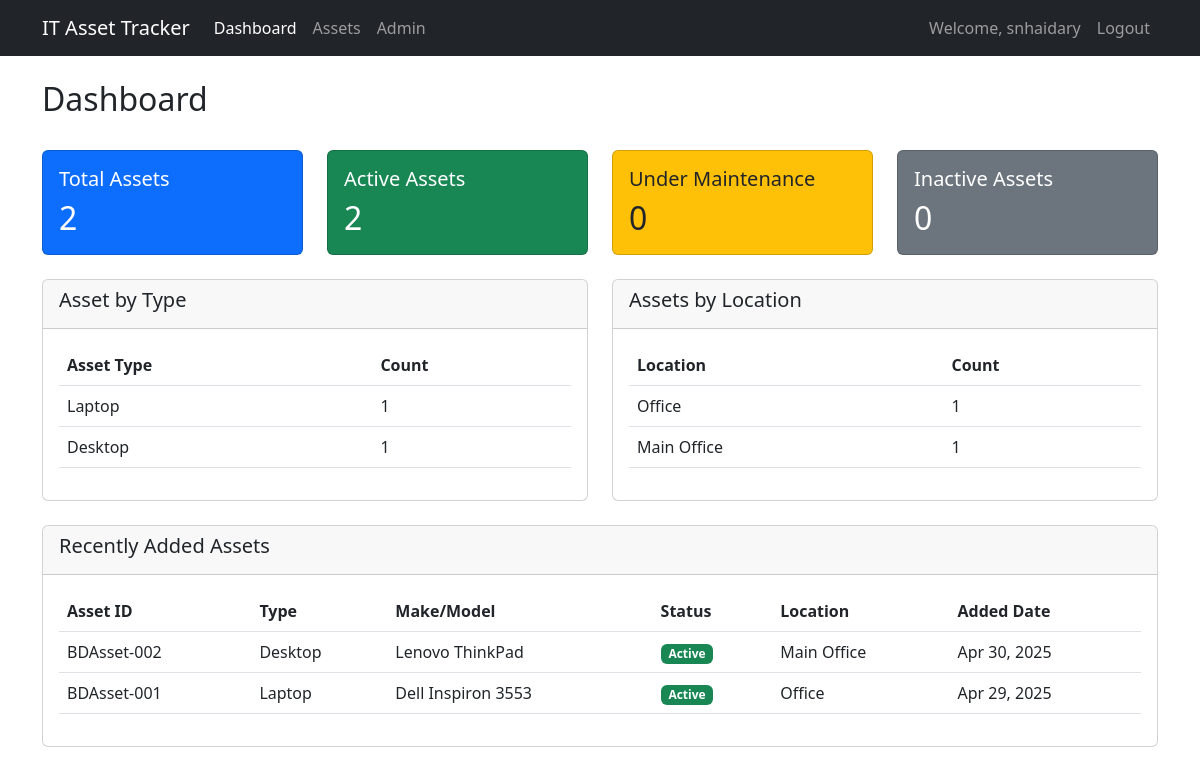
Page /dashboard/ (signed in) on the earlier database version.
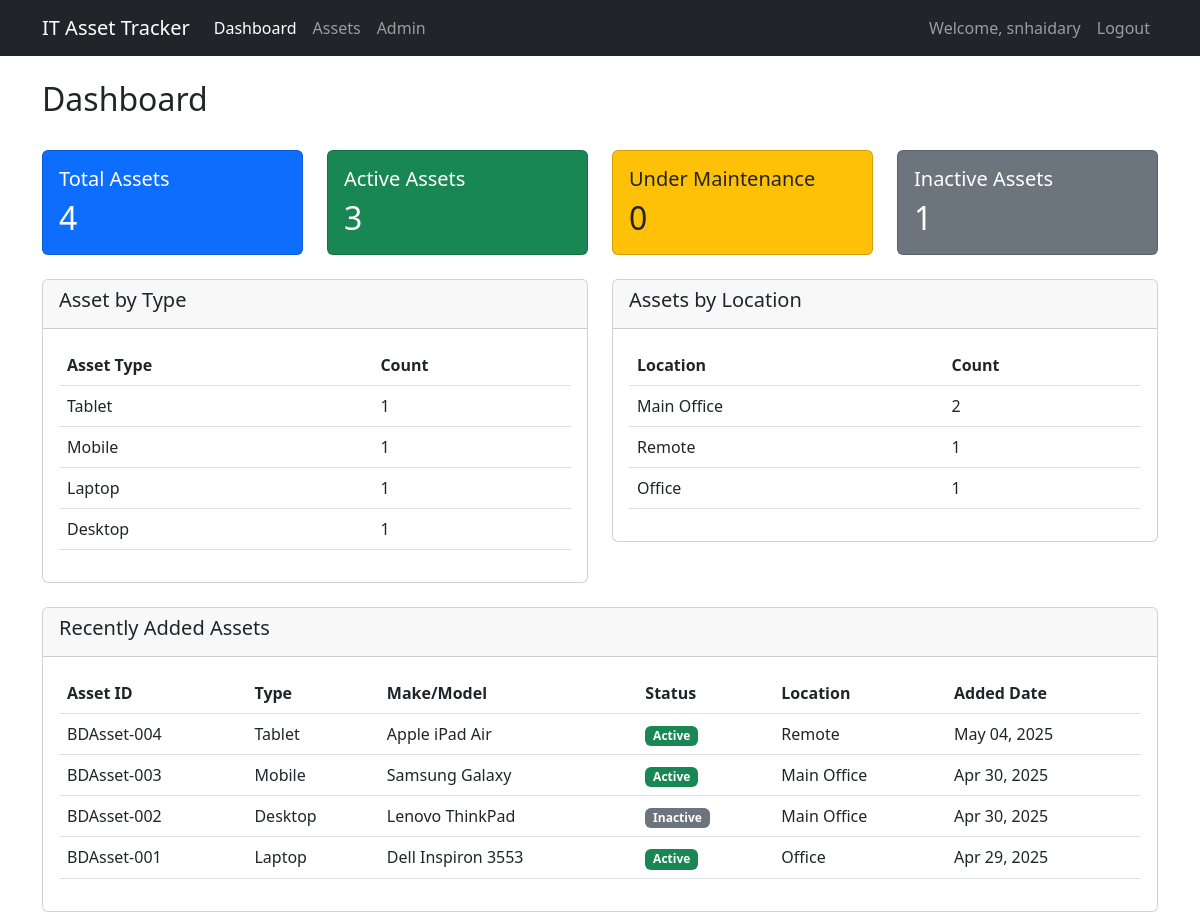
Same page on the later database version.
### assets/models.py (models this page shows, shortened)
class Asset(models.Model):
    STATUS_CHOICES = [
        ('ACTIVE', 'Active'),
        ('INACTIVE', 'Inactive'),
        ('MAINTENANCE', 'Under Maintenance'),
        ('RETIRED', 'Retired'),
    ]
    CONDITION_CHOICES = [
        ('NEW', 'New'),
        ('GOOD', 'Good'),
        ('FAIR', 'Fair'),
        ('POOR', 'Poor'),
    ]
    registration_date = models.DateTimeField(default=timezone.now)
    asset_id = models.CharField(max_length=50, unique=True)
    asset_type = models.CharField(max_length=100)
    make = models.CharField(max_length=100)
    model = models.CharField(max_length=100)
    serial_number = models.CharField(max_length=100, unique=True)
    operating_system = models.CharField(max_length=100)
    processor = models.CharField(max_length=100)
    ram = models.IntegerField(validators=[MinValueValidator(0)])
    storage = models.IntegerField(validators=[MinValueValidator(0)])
    location = models.CharField(max_length=200)
    status = models.CharField(max_length=20, choices=STATUS_CHOICES, default='ACTIVE')
    assignee = models.EmailField()
    condition = models.CharField(max_length=20, choices=CONDITION_CHOICES, default='NEW')
    notes = models.TextField(blank=True)
    class Meta:
        ordering = ['-registration_date']

### dashboard/views.py (the view)
# urls.py: path('', DashboardView.as_view(), name='dashboard'),
class DashboardView(LoginRequiredMixin, TemplateView):
    template_name = 'dashboard/dashboard.html'
    def get_context_data(self, **kwargs):
        context = super().get_context_data(**kwargs)
        context['total_assets'] = Asset.objects.count()
        context['active_assets'] = Asset.objects.filter(status='ACTIVE').count()
        context['maintenance_assets'] = Asset.objects.filter(status='MAINTENANCE').count()
        context['inactive_assets'] = Asset.objects.filter(status='INACTIVE').count()
        context['asset_types'] = Asset.objects.values('asset_type').annotate(
            count=Count('id')
        ).order_by('-count')
        context['locations'] = Asset.objects.values('location').annotate(
            count=Count('id')
        ).order_by('-count')
        context['conditions'] = Asset.objects.values('condition').annotate(
            count=Count('id')
        ).order_by('condition')
        context['recent_assets'] = Asset.objects.all().order_by('-registration_date')[:5]
        return context

### templates/dashboard/dashboard.html (shortened to what the changed rows need)
{% extends 'base.html' %}
{% block content %}
<div class="row mb-4">
    <div class="col-md-12">
        <h2>Dashboard</h2>
    </div>
</div>
<div class="row mb-4">
    <div class="col-md-3">
        <div class="card bg-primary text-white">
            <div class="card-body">
                <h5 class="card-title">Total Assets</h5>
                <h2 class="card-text">{{ total_assets }}</h2>
            </div>
        </div>
    </div>
    <div class="col-md-3">
        <div class="card bg-success text-white">
            <div class="card-body">
                <h5 class="card-title">Active Assets</h5>
                <h2 class="card-text">{{ active_assets }}</h2>
            </div>
        </div>
    </div>
    <div class="col-md-3">
        <div class="card bg-warning text-dark">
            <div class="card-body">
                <h2 class="card-text">{{ maintenance_assets }}</h2>
            </div>
        </div>
    </div>
    <div class="col-md-3">
        <div class="card bg-secondary text-white">
            <div class="card-body">
                <h5 class="card-title">Inactive Assets</h5>
                <h2 class="card-text">{{ inactive_assets }}</h2>
            </div>
        </div>
    </div>
</div>
<div class="row mb-4">
    <div class="col-md-6">
        <div class="card">
            <div class="card-body">
                <div class="table-responsive">
                    <table class="table">
                        <thead>
                            <tr>
                                <th>Asset Type</th>
                                <th>Count</th>
                            </tr>
                        </thead>
                        <tbody>
                            {% for type in asset_types %}
                            <tr>
                                <td>{{ type.asset_type }}</td>
                                <td>{{ type.count }}</td>
                            </tr>
                            {% endfor %}
                        </tbody>
                    </table>
                </div>
            </div>
        </div>
    </div>
    <div class="col-md-6">
        <div class="card">
            <div class="card-body">
                <div class="table-responsive">
                    <table class="table">
                        <thead>
                            <tr>
                                <th>Location</th>
                                <th>Count</th>
                            </tr>
                        </thead>
                        <tbody>
                            {% for location in locations %}
                            <tr>
                                <td>{{ location.location }}</td>
                                <td>{{ location.count }}</td>
                            </tr>
                            {% endfor %}
                        </tbody>
                    </table>
                </div>
            </div>
        </div>
    </div>
</div>
<div class="row">
    <div class="col-md-12">
        <div class="card">
            <div class="card-body">
                <div class="table-responsive">
                    <table class="table">
                        <thead>
                            <tr>
                                <th>Asset ID</th>
                                <th>Type</th>
                                <th>Make/Model</th>
                                <th>Status</th>
                                <th>Location</th>
                                <th>Added Date</th>
                            </tr>
                        </thead>
                        <tbody>
                            {% for asset in recent_assets %}
                            <tr>
                                <td>{{ asset.asset_id }}</td>
                                <td>{{ asset.asset_type }}</td>
                                <td>{{ asset.make }} {{ asset.model }}</td>
                                <td>
                                    <span class="badge bg-{% if asset.status == 'ACTIVE' %}success{% elif asset.status == 'MAINTENANCE' %}warning{% elif asset.status == 'INACTIVE' %}secondary{% else %}danger{% endif %}">
                                        {{ asset.get_status_display }}
                                    </span>
                                </td>
                                <td>{{ asset.location }}</td>
                                <td>{{ asset.registration_date|date:"M d, Y" }}</td>
                            </tr>
                            {% endfor %}
                        </tbody>
                    </table>
                </div>
            </div>
        </div>
    </div>
</div>
{% endblock %}

Differences in the rows shown:
added Asset: asset_id "BDAsset-004", asset_type "Tablet", make "Apple", model "iPad Air", status "Active", location "Remote", registration_date "May 04, 2025"
added Asset: asset_id "BDAsset-003", asset_type "Mobile", make "Samsung", model "Galaxy", status "Active", location "Main Office", registration_date "Apr 30, 2025"
changed Asset "BDAsset-002": status "Active" → "Inactive"
Other differences:
{{ total_assets }}: "2" → "4"
{{ active_assets }}: "2" → "3"
{{ inactive_assets }}: "0" → "1"
new list line: "Tablet 1"
new list line: "Mobile 1"
new list line: "Main Office 2"
new list line: "Remote 1"
list line gone: "Main Office 1"
